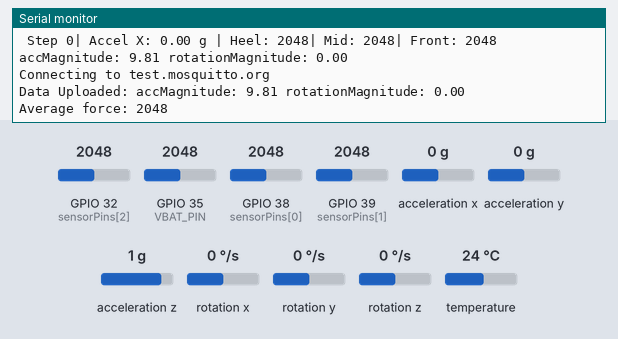
Simulated run of this sketch. Board: ESP32. Parts: the last lines printed to the serial monitor. The test bench sets the inputs (shaded band); at power-on: GPIO 32 (sensorPins[2]) = 2048, GPIO 35 (VBAT_PIN) = 2048, GPIO 38 (sensorPins[0]) = 2048, GPIO 39 (sensorPins[1]) = 2048, acceleration x 0 g, acceleration y 0 g, acceleration z 1 g, rotation x 0 °/s, rotation y 0 °/s, rotation z 0 °/s, temperature 24 °C. WiFi joins after 1.5 s; servers stay silent unless stated; random numbers use the default seed unless the sketch sets one; no MQTT or app messages arrive unless stated; nothing arrives over Bluetooth unless stated; a phone connects over Bluetooth LE 3 s after start.

Above: at 12.2 s.
12.3 s: GPIO 32 (sensorPins[2]) set to 1051
At 12.78 s:
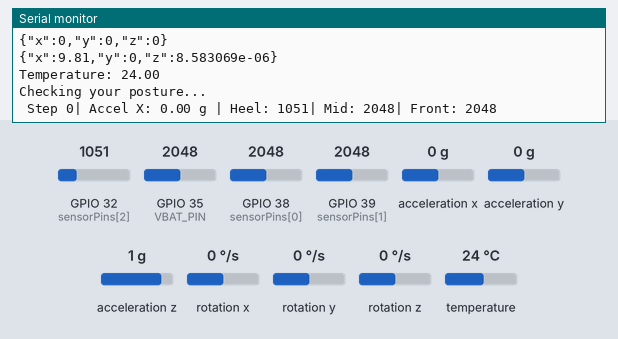
13.8 s: GPIO 32 (sensorPins[2]) set to 927
At 14.42 s:
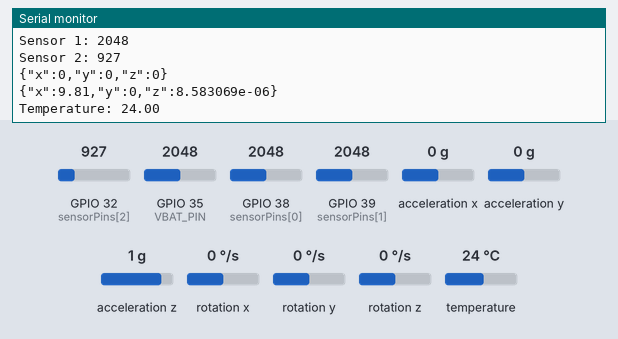
Timing chart, 0 to 16.8 s (numbered marks = the images above; inputs shaded):
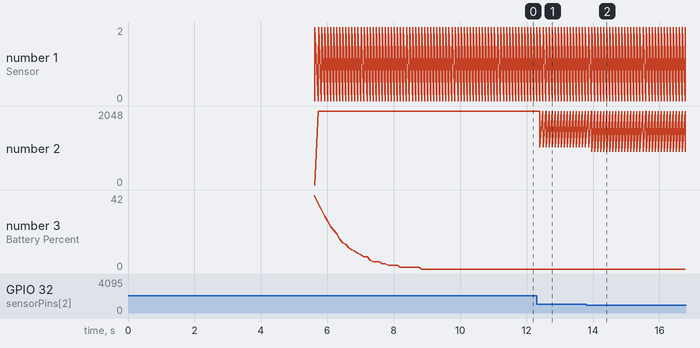

The sketch:

IoT.ino
```cpp
#include "global_heads.h"
#include "global_params.h"
// #include "multithreaded.h"

#include "mpu.h"
#include "battery.h"
#include "detectPostureImbalance.h"
#include "detectStep.h"
#include "detectFalling.h"

void setup()
{
  Serial.begin(115200);
  delay(100);
  setupBLE();
  delay(100);
  setupForceSensors();
  delay(100);
  initMPU();
  delay(100);
  Serial.print("ESP Reset Reason: ");
  Serial.println(esp_reset_reason());
  readingsJSONInfo["title"] = "Hello world";
  readingsJSONInfo["msg"] = "Hello from Smart Shoe!";
  readingsJSONInfo["type"] = "info";
  upload(INFO_TOPIC, JSON.stringify(readingsJSONInfo), 0, 0);

  // xTaskCreatePinnedToCore(forceSensorTask, "Force Sensor Task", 8192, NULL, 1, &forceSensorTaskHandle, 0);
  // xTaskCreatePinnedToCore(batteryTask, "Battery Task", 8192, NULL, 1, &batteryTaskHandle, 0);
  // xTaskCreatePinnedToCore(mpuTask, "MPU Task", 8192, NULL, 1, &gyroTaskHandle, 1);
  // xTaskCreatePinnedToCore(gyroTask, "Gyro Task", 8192, NULL, 1, &gyroTaskHandle, 1);
  // xTaskCreatePinnedToCore(accTask, "Acc Task", 8192, NULL, 1, &accTaskHandle, 1);
  // xTaskCreatePinnedToCore(tempTask, "Temp Task", 8192, NULL, 1, &tempTaskHandle, 1);
}

void loop()
{
  getBatteryVoltage();
  readForceSensors();
  updateMPUEvents();
  getGyroReadings();
  getAccReadings();
  getTemperature();
  detectPostureImbalance();
  detectStep();
  detectFalling();

  delay(10); // give watchdog a breath

  if (shouldSleep())
  {
    Serial.println("No pressure detected — entering deep sleep...");
    readingsJSONInfo["title"] = "Newsletter";
    readingsJSONInfo["msg"] = "Enter Light Sleep Mode";
    readingsJSONInfo["type"] = "info";
    upload(INFO_TOPIC, JSON.stringify(readingsJSONInfo), 0, 0);
    esp_light_sleep_start();
    delay(100); // allow print to finish
  }
}
```

battery.cpp
```cpp
#include "battery.h"
#include "global_params.h"

float readBatteryVoltage()
{
  long sum = 0;
  const int samples = 10;

  for (int i = 0; i < samples; i++)
  {
    sum += analogRead(VBAT_PIN); // or VBAT_PIN
    delay(5);                    // slight pause
  }
  float averageRaw = sum / (float)samples;
  float vADC = (averageRaw / 4095.0) * 3.3;

  Serial.print("Raw ADC: ");
  Serial.print(averageRaw);
  Serial.print(" | ADC Voltage: ");
  Serial.print(vADC, 2);

  return vADC * 2.0; // If using built-in divider
}

void getBatteryVoltage()
{
  // Adafruit ESP32 Feather uses a 100K + 100K divider inside
  float batteryVoltage = readBatteryVoltage();

  // Exponential Moving Average filter
  smoothVoltage = (0.9 * smoothVoltage) + (0.1 * batteryVoltage); // EMA filter

  // Mapping voltage to percentage:
  // 4.15V = 100% (fully charged), 3.30V = 0% (safe minimum for LiPo)
  int batteryPercent = map(smoothVoltage * 100, 330, 415, 0, 100);
  batteryPercent = constrain(batteryPercent, 0, 100);

  Serial.print("V | Battery Percent: ");
  Serial.print(batteryPercent);
  Serial.println(" %");

  String batteryPercentString = String(batteryPercent);
  batteryChar->setValue(batteryPercentString);
  batteryChar->notify();

  lastUploadBattery = upload(BATTERY_TOPIC, batteryPercentString, lastUploadBattery, uploadIntervalBattery);
}
```

battery.h
```cpp
#ifndef BATTERY_H
#define BATTERY_H

#include "global_heads.h"

#define VBAT_PIN 35

void getBatteryVoltage();

#endif
```

ble_manager.cpp
```cpp
#include "ble_manager.h"
#include "mpu.h"
#include "global_params.h"

NimBLECharacteristic *forceChar;
NimBLECharacteristic *stepChar;
NimBLECharacteristic *fallChar;
NimBLECharacteristic *batteryChar;
NimBLECharacteristic *gyroChar;
NimBLECharacteristic *tempChar;
NimBLECharacteristic *accChar;

class MyServerCallbacks : public NimBLEServerCallbacks
{
public:
  void onConnect(NimBLEServer *pServer, NimBLEConnInfo &connInfo) override
  {
    Serial.println("BLE Device Connected!");
  }

  void onDisconnect(NimBLEServer *pServer, NimBLEConnInfo &connInfo, int reason) override
  {
    Serial.println("BLE Device Disconnected!");
    pServer->startAdvertising(); // restart advertising
    Serial.println("Start advertising");
  }
};

class MyCMDCallbacks : public NimBLECharacteristicCallbacks
{
  void onWrite(NimBLECharacteristic *pCharacteristic, NimBLEConnInfo &connInfo)
  {
    std::string command = pCharacteristic->getValue();

    Serial.print("Commard: ");
    Serial.println(command.c_str());

    if (command == "sleep_light")
    {
      esp_light_sleep_start();
    }
    else if (command == "sleep_deep")
    {
      esp_deep_sleep_start();
    }
    else if (command == "calibrate")
    {
      calibrateMPU();
    } else if (command == "reset_step") {
      stepCount = 0;
    }
  }
};

void setupBLE()
{
  Serial.println("Starting BLE...");
  NimBLEDevice::init(BLE_NAME);
  NimBLEDevice::setPower(ESP_PWR_LVL_P3);

  NimBLEServer *pServer = NimBLEDevice::createServer();
  pServer->setCallbacks(new MyServerCallbacks());

  NimBLEService *pService = pServer->createService("12345678-1234-5678-1234-56789abcdef0");

  // Force Sensor BLE Characteristic
  forceChar = pService->createCharacteristic(
      "abcdef01-1234-5678-1234-56789abcdef0",
      NIMBLE_PROPERTY::READ | NIMBLE_PROPERTY::NOTIFY);

  // Step Counter BLE Characteristic
  stepChar = pService->createCharacteristic(
      "abcd1234-5678-90ab-cdef-1234567890ef",
      NIMBLE_PROPERTY::READ | NIMBLE_PROPERTY::NOTIFY);

  // Fall Counter BLE Characteristic
  fallChar = pService->createCharacteristic(
      "1234abcd-5678-90ab-cdef-1234567890ef",
      NIMBLE_PROPERTY::READ | NIMBLE_PROPERTY::NOTIFY);

  batteryChar = pService->createCharacteristic(
      "1234abcd-5678-90ab-cdef-12345678ef09",
      NIMBLE_PROPERTY::READ | NIMBLE_PROPERTY::NOTIFY);

  gyroChar = pService->createCharacteristic(
      "abcdef04-1234-5678-1234-56789abcdef0",
      NIMBLE_PROPERTY::READ | NIMBLE_PROPERTY::NOTIFY);

  tempChar = pService->createCharacteristic(
      "abcdef05-1234-5678-1234-56789abcdef0",
      NIMBLE_PROPERTY::READ | NIMBLE_PROPERTY::NOTIFY);

  accChar = pService->createCharacteristic(
      "abcdef06-1234-5678-1234-56789abcdef0",
      NIMBLE_PROPERTY::READ | NIMBLE_PROPERTY::NOTIFY);

  NimBLECharacteristic *cmdChar = pService->createCharacteristic(
      "beb5483e-36e1-4688-b7f5-ea07361b26a8",
      NIMBLE_PROPERTY::WRITE | NIMBLE_PROPERTY::READ);

  cmdChar->setCallbacks(new MyCMDCallbacks());

  pService->start();

  NimBLEAdvertising *pAdvertising = NimBLEDevice::getAdvertising();
  pAdvertising->addServiceUUID("12345678-1234-5678-1234-56789abcdef0");
  pAdvertising->start();
  Serial.printf("BLE Advertising Started: %s\n", BLE_NAME);
}
```

ble_manager.h
```cpp
#ifndef BLE_MANAGER_H
#define BLE_MANAGER_H

#include <NimBLEDevice.h>

extern NimBLEServer *pServer;
extern NimBLECharacteristic *forceChar; // Declare forceChar globally
extern NimBLECharacteristic *stepChar;
extern NimBLECharacteristic *fallChar;
extern NimBLECharacteristic *batteryChar;
extern NimBLECharacteristic *gyroChar;
extern NimBLECharacteristic *tempChar;
extern NimBLECharacteristic *accChar;

void setupBLE();

#endif
```

detectFalling.cpp
```cpp
#include "detectFalling.h"
#include "global_params.h"

static double lastAccMagnitude = 0;

void detectFalling()
{
  double accX = (double)readingsJSONAcc["x"];
  double accY = (double)readingsJSONAcc["y"];
  double accZ = (double)readingsJSONAcc["z"];
  double accMagnitude = sqrt(accX * accX + accY * accY + accZ * accZ);

  double gyroX = (double)readingsJSONGyro["x"];
  double gyroY = (double)readingsJSONGyro["y"];
  double gyroZ = (double)readingsJSONGyro["z"];
  double rotationMagnitude = sqrt(gyroX * gyroX + gyroY * gyroY + gyroZ * gyroZ);

  String debug = "accMagnitude: " + String(accMagnitude) + " rotationMagnitude: " + String(rotationMagnitude);
  Serial.println(debug);
  upload(String(FALL_TOPIC) + "_log", debug, 0, 0);
  if ((accMagnitude > FALLING_ACCEL_DETECTION_THRESHOLD_HIGH || accMagnitude < FALLING_ACCEL_DETECTION_THRESHOLD_LOW) && rotationMagnitude > FALLING_ROTATION_DETECTION_THRESHOLD)
  {
    lastAccMagnitude = accMagnitude;
    readingsJSONInfo["title"] = "⚠️ Warning: Possible Fall Detection!";
    // readingsJSONInfo["msg"] = debug;
    readingsJSONInfo["msg"] = "A possible fall has been detected. Please check on the elder under your care.";
    readingsJSONInfo["type"] = "warning";
    lastUploadFall = upload(INFO_TOPIC, JSON.stringify(readingsJSONInfo), lastUploadFall, uploadIntervalFall);
  }
  else
  {
    lastAccMagnitude = 0;
  }
}
```

detectFalling.h
```cpp
#ifndef DETECT_FALLING_H
#define DETECT_FALLING_H

#include "global_heads.h"

void detectFalling();

#endif
```

detectPostureImbalance.cpp
```cpp
#include "detectPostureImbalance.h"
#include "global_params.h"

int badPostureCount = 0;

void detectPostureImbalance()
{
  Serial.println("Checking your posture...");
  float total = (float)getTotalForce();
  // Calculate percentage contribution
  float frontPct = ((double)getForce(0) / total);
  float midPct = ((double)getForce(1) / total);
  float heelPct = ((double)getForce(2) / total);

  // Define acceptable ranges
  const float minFront = 0.25, maxFront = 0.5;
  const float minMid = 0.15, maxMid = 0.4;
  const float minHeel = 0.25, maxHeel = 0.5;

  bool unbalanced =
      (frontPct < minFront || frontPct > maxFront) ||
      (midPct < minMid || midPct > maxMid) ||
      (heelPct < minHeel || heelPct > maxHeel);

  if (unbalanced)
  {
    badPostureCount++;
  }
  else
  {
    badPostureCount = 0;
  }

  if (badPostureCount >= BAD_POSTURE_DETECTION_NUM)
  {
    Serial.println("⚠️ Warning: Unbalanced posture detected!");
    Serial.print("Front: ");
    Serial.print(frontPct);
    Serial.print("%, ");
    Serial.print("Mid: ");
    Serial.print(midPct);
    Serial.print("%, ");
    Serial.print("Heel: ");
    Serial.print(heelPct);
    Serial.println("%");

    readingsJSONInfo["title"] = "⚠️ Warning: Unbalanced posture detected!";
    readingsJSONInfo["msg"] = "Front: " + String(frontPct) + "%, Mid: " + String(midPct) + "%, Heel: " + String(heelPct) + "%";
    readingsJSONInfo["type"] = "warning";

    lastUploadUB = upload(INFO_TOPIC, JSON.stringify(readingsJSONInfo), lastUploadUB, uploadIntervalUB);
  }
}
```

detectPostureImbalance.h
```cpp
#ifndef DETECT_POSTURE_IMBALANCE_H
#define DETECT_POSTURE_IMBALANCE_H

#include "utils.h"

void detectPostureImbalance();

#endif
```

detectStep.cpp
```cpp
#include "utils.h"
#include "global_params.h"

void detectStep()
{
  int front = getForce(0);
  int mid = getForce(1);
  int heel = getForce(2);

  double ax = (double)readingsJSONAcc["x"];
  double deltaAx = abs(ax - previousAx);
  previousAx = ax;

  unsigned long now = millis();
  String debug = " Step " + String(stepCount) + "| Accel X: " + String(deltaAx) + " g | Heel: " + String(heel) + "| Mid: " + String(mid) + "| Front: " + String(front);
  Serial.println(debug);

  if (deltaAx > ACCEL_THRESHOLD && heel > FORCE_THRESHOLD && mid > FORCE_THRESHOLD && front > FORCE_THRESHOLD && !stepDetected && (now - lastStepTime > DEBOUNCE_TIME))
  {
    stepDetected = true;
    lastStepTime = now;
    stepCount++;

    stepChar->setValue(String(stepCount));
    stepChar->notify();
  }

  if (heel < FORCE_THRESHOLD && mid < FORCE_THRESHOLD && front < FORCE_THRESHOLD)
  {
    stepDetected = false;
  }
  lastUploadStep = upload(STEP_TOPIC, String(stepCount), lastUploadStep, uploadIntervalStep);
}
```

detectStep.h
```cpp
#ifndef DETECT_STEP_H
#define DETECT_STEP_H

#include "utils.h"
#include "global_heads.h"

void detectStep();

#endif
```

force.cpp
```cpp
#include "force.h"
#include "global_params.h"

int sensorPins[SENSOR_COUNT] = {A2, A3, A4};
int readings[SENSOR_COUNT][3];

void setupForceSensors()
{
  for (int i = 0; i < SENSOR_COUNT; i++)
  {
    pinMode(sensorPins[i], INPUT);
    // esp_sleep_enable_ext0_wakeup((gpio_num_t)sensorPins[i], 1); // Wake on HIGH
  }
  // set the ADC attenuation to 11 dB (up to ~3.3V input)
  analogSetAttenuation(ADC_11db);
  Serial.println("Set up Sensors");

  Serial.println("Configuring wake-up source...");

  esp_sleep_enable_ext0_wakeup((gpio_num_t)sensorPins[0], 1); // Wake on HIGH
  // esp_sleep_enable_gpio_wakeup();
  // gpio_wakeup_enable((gpio_num_t)sensorPins[0], GPIO_INTR_HIGH_LEVEL);
  esp_sleep_wakeup_cause_t wakeup_reason = esp_sleep_get_wakeup_cause();
  Serial.print("Wakeup reason: ");
  Serial.println(wakeup_reason);
}

int medianFilter(int index)
{
  int values[3] = {readings[index][0], readings[index][1], readings[index][2]};
  // Sort values (simple sorting method)
  for (int i = 0; i < 2; i++)
  {
    for (int j = i + 1; j < 3; j++)
    {
      if (values[i] > values[j])
      {
        int temp = values[i];
        values[i] = values[j];
        values[j] = temp;
      }
    }
  }
  return values[1]; // Return median
}

void readForceSensors()
{
  int forePressure = 0, heelPressure = 0;

  for (int i = 0; i < SENSOR_COUNT; i++)
  {
    // Shift old values
    readings[i][2] = readings[i][1];
    readings[i][1] = readings[i][0];

    // Read new sensor value
    readings[i][0] = analogRead(sensorPins[i]);

    // Apply Median Filter
    int filteredValue = medianFilter(i);
    Serial.print("Sensor ");
    Serial.print(i);
    Serial.print(": ");
    Serial.println(filteredValue);

    // Simulate left and right force readings
    if (i == 0)
      forePressure = filteredValue;
    if (i == 2)
      heelPressure = filteredValue;
    readingsJSONForce[String(i)] = filteredValue;
  }

  String jsonString = JSON.stringify(readingsJSONForce);
  forceChar->setValue(jsonString);
  forceChar->notify();
  lastUploadForce = upload(FORCE_TOPIC, jsonString, lastUploadForce, uploadIntervalForce);
}

unsigned long lastActiveTime = 0;
const unsigned long sleepDelay = 3 * 60 * 1000; // 3 minutes

bool shouldSleep()
{
  int total = 0;
  for (int i = 0; i < SENSOR_COUNT; i++)
  {
    total += readings[i][0]; // Use the most recent reading
  }
  int avg = total / SENSOR_COUNT;

  Serial.print("Average force: ");
  Serial.println(avg);

  if (avg > FORCE_THRESHOLD)
  {
    lastActiveTime = millis(); // user is active
  }

  return millis() - lastActiveTime > sleepDelay; // Adjust threshold to match your use case
}
```

force.h
```cpp
#ifndef FORCE_H
#define FORCE_H

#include "global_heads.h"

void setupForceSensors();
void readForceSensors();
int medianFilter(int index);
bool shouldSleep();

#endif
```

global_heads.h
```cpp
#ifndef GLOBAL_HEADS_H
#define GLOBAL_HEADS_H

#include <Arduino_JSON.h>
#include "wifi_manager.h"
#include "ble_manager.h"

#endif
```

global_params.cpp
```cpp
#include "global_params.h"

float smoothVoltage = 3.7; // starting guess
unsigned long lastUploadBattery = 0;
unsigned long lastUploadStep = 0;
unsigned long lastUploadForce = 0;
unsigned long lastUploadGyro = 0;
unsigned long lastUploadTemp = 0;
unsigned long lastUploadAcc = 0;
unsigned long lastUploadFall = 0;
unsigned long lastUploadUB = 0;
const unsigned long uploadIntervalBattery = 300000; // every 5 mins
const unsigned long uploadIntervalFall = 5000;      // every 5 sec
const unsigned long uploadIntervalUB = 5000;        // every 5 sec
const unsigned long uploadIntervalStep = 15000 + (esp_random() % 3000);
const unsigned long uploadIntervalForce = 15000 + (esp_random() % 3000);
const unsigned long uploadIntervalGyro = 15000 + (esp_random() % 3000);
const unsigned long uploadIntervalTemp = 15000 + (esp_random() % 3000);
const unsigned long uploadIntervalAcc = 15000 + (esp_random() % 3000);

double previousAx = 9.81;
int stepCount = 0;
bool stepDetected = false;
unsigned long lastStepTime = 0;

JSONVar readingsJSONInfo;
JSONVar readingsJSONForce;
JSONVar readingsJSONGyro;
JSONVar readingsJSONAcc;
```

global_params.h
```cpp
#ifndef GLOBAL_PARAMS_H
#define GLOBAL_PARAMS_H

#include <Arduino_JSON.h>

#define BLE_NAME "smart-shoe-nt375"

#define SSID "napatchol's Galaxy Note10+"
#define WIFI_PWD "napatchol"

#define MQTT_BROKER "test.mosquitto.org"
#define MQTT_PORT (1883)

#define BATTERY_TOPIC "uok/iot/nt375/smart_shoe/battery"
#define FORCE_TOPIC "uok/iot/nt375/smart_shoe/forces"
#define GYRO_TOPIC "uok/iot/nt375/smart_shoe/gyro"
#define ACC_TOPIC "uok/iot/nt375/smart_shoe/acc"
#define TEMP_TOPIC "uok/iot/nt375/smart_shoe/temp"
#define FALL_TOPIC "uok/iot/nt375/smart_shoe/fall"
#define INFO_TOPIC "uok/iot/nt375/smart_shoe/info"
#define STEP_TOPIC "uok/iot/nt375/smart_shoe/step"

#define SENSOR_COUNT 3
#define FORCE_THRESHOLD 100
#define ACCEL_THRESHOLD 0.2
#define DEBOUNCE_TIME 300
#define BAD_POSTURE_DETECTION_NUM 150
#define FALLING_ACCEL_DETECTION_THRESHOLD_HIGH 35.0 // try increasing
#define FALLING_ACCEL_DETECTION_THRESHOLD_LOW 3.0   // already low is okay
#define FALLING_ROTATION_DETECTION_THRESHOLD 1.5    // increase this to ignore walking rotation

extern float smoothVoltage;
extern unsigned long lastUploadBattery;
extern unsigned long lastUploadStep;
extern unsigned long lastUploadForce;
extern unsigned long lastUploadGyro;
extern unsigned long lastUploadTemp;
extern unsigned long lastUploadAcc;
extern unsigned long lastUploadFall;
extern unsigned long lastUploadUB;
extern const unsigned long uploadIntervalUB;
extern const unsigned long uploadIntervalBattery;
extern const unsigned long uploadIntervalFall;
extern const unsigned long uploadIntervalStep;
extern const unsigned long uploadIntervalForce;
extern const unsigned long uploadIntervalGyro;
extern const unsigned long uploadIntervalTemp;
extern const unsigned long uploadIntervalAcc;

extern double previousAx;
extern int stepCount;
extern bool stepDetected;
extern unsigned long lastStepTime;

extern JSONVar readingsJSONInfo;
extern JSONVar readingsJSONForce;
extern JSONVar readingsJSONGyro;
extern JSONVar readingsJSONAcc;
#endif
```

mpu.h
```cpp
#ifndef MPU_H
#define MPU_H

#include <Adafruit_MPU6050.h>
#include <Adafruit_Sensor.h>
#include "global_heads.h"

void initMPU();
void getGyroReadings();
void getAccReadings();
void getTemperature();
void updateMPUEvents();
void calibrateMPU(int samples = 500);

#endif
```

multithreaded.h
```cpp
#ifndef MULTITHREADED_H
#define MULTITHREADED_H

#include "force.h"
#include "mpu.h"
#include "battery.h"

extern TaskHandle_t forceSensorTaskHandle;
extern TaskHandle_t mpuTaskHandle;
extern TaskHandle_t batteryTaskHandle;
extern TaskHandle_t gyroTaskHandle;
extern TaskHandle_t accTaskHandle;
extern TaskHandle_t tempTaskHandle;

void forceSensorTask(void *parameter);
void batteryTask(void *parameter);
void gyroTask(void *parameter);
void accTask(void *parameter);
void tempTask(void *parameter);
void mpuTask(void *parameter);

#endif
```

utils.cpp
```cpp
#include "utils.h"
#include "global_params.h"

int getTotalForce()
{
  int total = 0;
  for (int i = 0; i < SENSOR_COUNT; i++)
  {
    total += getForce(i);
  }
  return total;
}

int getForce(int i)
{
  return (int)readingsJSONForce[String(i)];
}
```

Source omitted: mpu.cpp (2871 bytes), multithreaded.cpp (974 bytes), utils.h (146 bytes), wifi_manager.cpp (1800 bytes), wifi_manager.h (277 bytes)

Measured:
- the behaviour switches between 1000 and 999 on GPIO 32 (sensorPins[2]) (found by bisection; images 1 and 2)
- after the input at 12.3 s, the serial monitor: prints a new line after 0.05 s (image 1)
- after the input at 13.8 s, the serial monitor: prints a new line after 0.10 s (image 2)
- plotted number 2: 2048 → 1051 after the input at 12.3 s, 1051 → 927 after the input at 13.8 s
